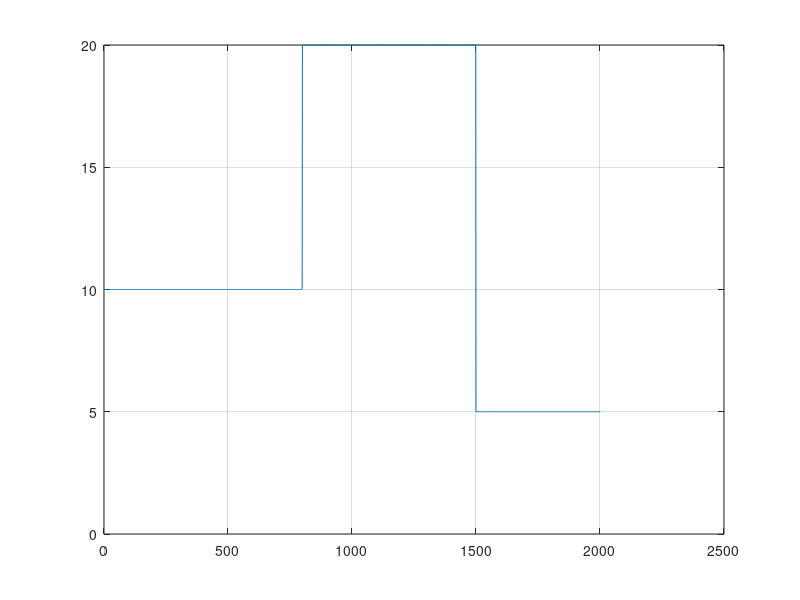

MATLAB code to generate this figure: (Note: this script raises an error after producing the figure.)
 time = 1:1:2001;
 t = 0.05*time;
 num=length(t);
 Spet_speed = zeros(1,num);

 for index=1:num
    if index < 800
        Spet_speed(index) = 10;
    else
        if index < 1500
            Spet_speed(index) = 20;
        else
            Spet_speed(index) = 5;
        end
    end   
 end
 
 plot(time,Spet_speed)
 hold on
 grid on
 
 plot(u.signals.values(:,4),'r.');
